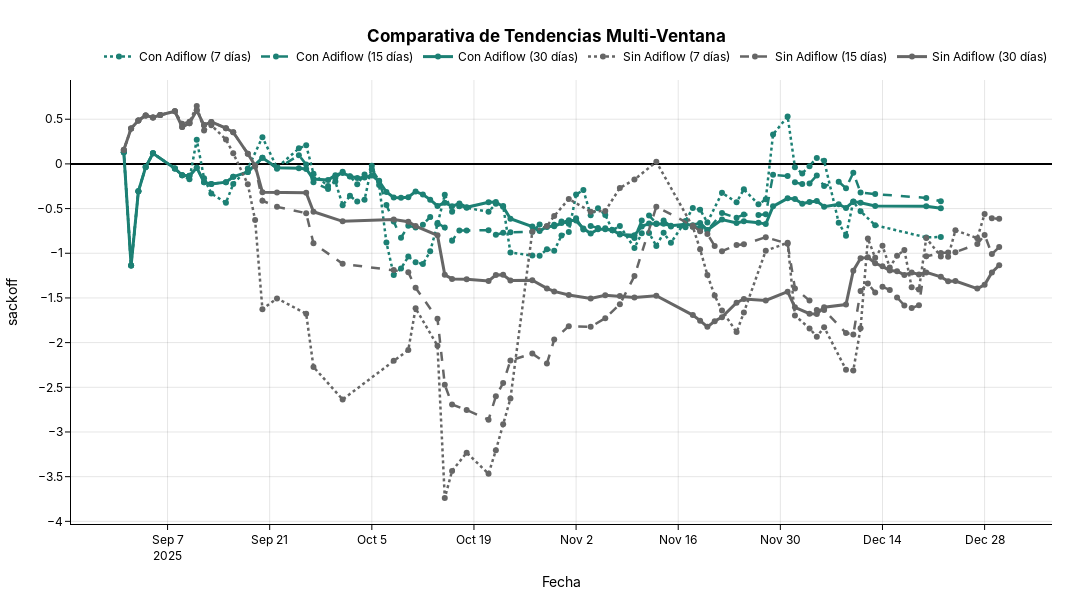

Source (notebook cell):
### Code cell
# Definimos colores personalizados si quieres (opcional)
mis_colores = {
    "Con Adiflow": "#1C8074",  
    "Sin Adiflow": "#666666" 
}

fig = plot_multi_window_trends_styled(
    df=sackoff_date,
    date_col="date",
    value_col="sackoff",
    category_col="Tiene Adiflow",
    windows=[7, 15, 30],
    colors=mis_colores
)

fig.show()
s3.save_plotly_html(fig, "fazenda_efecto_adiflow_en_sackoff_tendencia_comparativa.html")
